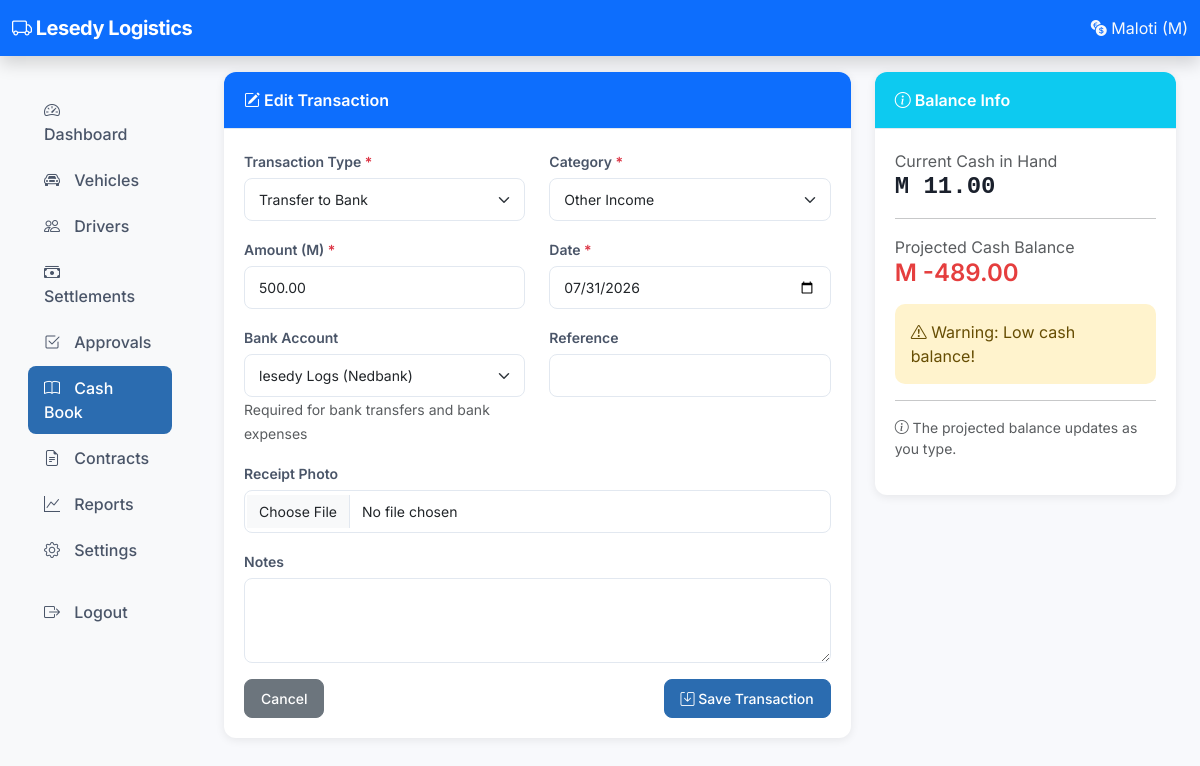
/owner/cashbook/3/edit/ (signed in), run on the app's committed database.
### accounts/models.py (models this page shows, shortened)
class SystemSettings(models.Model):
    debt_cap = models.DecimalField(max_digits=10, decimal_places=2, default=500.00)
    repayment_percentage = models.IntegerField(default=100)
    minimum_driver_take = models.DecimalField(max_digits=10, decimal_places=2, default=0)
    company_name = models.CharField(max_length=200, default='My Transport Fleet')
    company_phone = models.CharField(max_length=20, blank=True)
    company_email = models.EmailField(blank=True)
    company_address = models.TextField(blank=True)
    company_logo = models.ImageField(upload_to='company/', null=True, blank=True)
    days_in_month_for_salary = models.IntegerField(default=30)
    contract_settlement_day = models.IntegerField(default=1,
                                                   help_text="Day of month when contract is settled")
    default_bank_account = models.ForeignKey(
        'cashbook.BankAccount', on_delete=models.SET_NULL, null=True, blank=True
    )
    cash_alert_threshold = models.DecimalField(max_digits=10, decimal_places=2, default=1000.00)
    bank_alert_threshold = models.DecimalField(max_digits=10, decimal_places=2, default=2000.00)
    updated_at = models.DateTimeField(auto_now=True)
    class Meta:
        verbose_name_plural = "System Settings"
    @classmethod
    def get_settings(cls):
        obj, created = cls.objects.get_or_create(id=1)
        return obj

### cashbook/models.py (models this page shows, shortened)
class CashTransaction(models.Model):
    TRANSACTION_TYPES = [
        ('addition', 'Cash Addition'),
        ('withdrawal', 'Cash Withdrawal'),
        ('transfer_to_bank', 'Transfer to Bank'),
        ('transfer_from_bank', 'Transfer from Bank'),
        ('expense_cash', 'Expense (Cash)'),
        ('expense_bank', 'Expense (Bank)'),
        ('petty_cash', 'Petty Cash'),
        ('salary_payment', 'Salary Payment'),
        ('commission_payment', 'Commission Payment'),
        ('bonus_payment', 'Bonus Payment'),
        ('loan_repayment', 'Loan Repayment'),
        ('settlement_collection', 'Settlement Collection'),
    ]
    CATEGORIES = [
        ('settlement_collection', 'Driver Settlement Collection'),
        ('other_income', 'Other Income'),
        ('loan_income', 'Loan Received'),
        ('fuel', 'Fuel'),
        ('maintenance', 'Maintenance/Repairs'),
        ('insurance', 'Insurance'),
        ('permit', 'Permit/License'),
        ('admin_expense', 'Admin Expense'),
        ('driver_salary', 'Driver Salary'),
        ('driver_commission', 'Driver Commission'),
        ('driver_bonus', 'Driver Bonus'),
        ('repayment', 'Loan Repayment'),
        ('other_expense', 'Other Expense'),
        ('petty_cash_expense', 'Petty Cash Expense'),
    ]
    settlement = models.ForeignKey(
        'settlements.DailySettlement',
        on_delete=models.SET_NULL,
        null=True,
        blank=True,
        related_name='cash_transactions',
    )
    bank_account = models.ForeignKey(
        BankAccount,
        on_delete=models.SET_NULL,
        null=True,
        blank=True,
        related_name='transactions',
    )
    transaction_type = models.CharField(max_length=30, choices=TRANSACTION_TYPES)
    category = models.CharField(max_length=30, choices=CATEGORIES)
    amount = models.DecimalField(max_digits=12, decimal_places=2)
    date = models.DateField(default=timezone.now)
    reference = models.CharField(max_length=100, blank=True)
    receipt_photo = models.ImageField(upload_to='receipts/', null=True, blank=True)
    cash_balance_after = models.DecimalField(
        max_digits=12, decimal_places=2, editable=False, null=True, blank=True
    )
    bank_balance_after = models.DecimalField(
        max_digits=12, decimal_places=2, editable=False, null=True, blank=True
    )
    notes = models.TextField(blank=True)
    created_by = models.ForeignKey(
        'auth.User',
        on_delete=models.SET_NULL,
        null=True,
        blank=True,
        related_name='cash_transactions',
    )
    created_at = models.DateTimeField(auto_now_add=True)
    class Meta:
        ordering = ['-date', '-created_at']

class CashInHand(models.Model):
    balance = models.DecimalField(max_digits=12, decimal_places=2, default=0)
    last_updated = models.DateTimeField(auto_now=True)
    class Meta:
        verbose_name = 'Cash in Hand'
        verbose_name_plural = 'Cash in Hand'
    @classmethod
    def get_instance(cls):
        obj, created = cls.objects.get_or_create(id=1)
        return obj
    @classmethod
    def get_balance(cls):
        return cls.get_instance().balance

### cashbook/views.py (the view)
# urls.py: path('<int:transaction_id>/edit/', views.cashbook_edit, name='owner_cashbook_edit'),
@_owner_required
def cashbook_edit(request, transaction_id):
    transaction = get_object_or_404(CashTransaction, id=transaction_id)
    if transaction.transaction_type == 'settlement_collection':
        messages.error(request, 'Settlement collection transactions cannot be edited.')
        return redirect('owner_cashbook_ledger')
    if request.method == 'POST':
        form = CashTransactionForm(request.POST, request.FILES, instance=transaction)
        if form.is_valid():
            form.save()
            messages.success(request, 'Transaction updated successfully.')
            return redirect('owner_cashbook_ledger')
    else:
        form = CashTransactionForm(instance=transaction)
    return render(request, 'owner/cashbook/form.html', {
        'form': form,
        'title': 'Edit Transaction',
        'transaction': transaction,
        'cash_balance': CashInHand.get_balance(),
    })

### templates/owner/cashbook/form.html (shortened to what this page needs)
{% extends 'base.html' %}
{% load static %}
{% block content %}
<div class="row">
    <div class="col-lg-8">
        <div class="card">
            <div class="card-header bg-primary text-white">
                <i class="bi bi-pencil-square"></i> {{ title }}
            </div>
            <div class="card-body">
                <form method="post" enctype="multipart/form-data">
                    <div class="row mb-3">
                        <div class="col-md-6">
                            <label class="form-label">Transaction Type <span class="text-danger">*</span></label>
                            {{ form.transaction_type }}
                        </div>
                        <div class="col-md-6">
                            <label class="form-label">Category <span class="text-danger">*</span></label>
                            {{ form.category }}
                        </div>
                    </div>
                    <div class="row mb-3">
                        <div class="col-md-6">
                            <label class="form-label">Amount (M) <span class="text-danger">*</span></label>
                            {{ form.amount }}
                        </div>
                        <div class="col-md-6">
                            <label class="form-label">Date <span class="text-danger">*</span></label>
                            {{ form.date }}
                        </div>
                    </div>
                    <div class="row mb-3">
                        <div class="col-md-6 field-bank_account">
                            <label class="form-label">Bank Account</label>
                            {{ form.bank_account }}
                            <small class="text-muted">Required for bank transfers and bank expenses</small>
                        </div>
                        <div class="col-md-6">
                            <label class="form-label">Reference</label>
                            {{ form.reference }}
                        </div>
                    </div>
                    <div class="mb-3">
                        <label class="form-label">Receipt Photo</label>
                        {{ form.receipt_photo }}
                    </div>
                    <div class="mb-3">
                        <label class="form-label">Notes</label>
                        {{ form.notes }}
                    </div>
                    <div class="d-flex justify-content-between">
                        <a href="{% url 'owner_cashbook_ledger' %}" class="btn btn-secondary">Cancel</a>
                        <button type="submit" class="btn btn-primary"><i class="bi bi-save"></i> Save Transaction</button>
                    </div>
                </form>
            </div>
        </div>
    </div>
    <div class="col-lg-4">
        <div class="card">
            <div class="card-header bg-info text-white">
                <i class="bi bi-info-circle"></i> Balance Info
            </div>
            <div class="card-body">
                <div class="mb-3">
                    <label class="text-muted">Current Cash in Hand</label>
                    <h4 class="amount cash-balance" data-balance="{{ cash_balance|floatformat:2 }}">M {{ cash_balance|floatformat:2 }}</h4>
                </div>
                <hr>
                <div class="mb-3">
                    <label class="text-muted">Projected Cash Balance</label>
                    <h4 class="amount projected-balance">M {{ cash_balance|floatformat:2 }}</h4>
                </div>
                <div class="alert alert-warning cash-warning" style="display: none;" data-threshold="1000">
                    <i class="bi bi-exclamation-triangle"></i> Warning: Low cash balance!
                </div>
                <hr>
                <div class="small text-muted">
                    <p><i class="bi bi-info-circle"></i> The projected balance updates as you type.</p>
                </div>
            </div>
        </div>
    </div>
</div>
{% endblock %}

### templates/base.html (shortened to what this page needs)
{% load static %}
<!DOCTYPE html>
<html lang="en">
<head>
    <link href="https://cdn.jsdelivr.net/npm/bootstrap@5.3.0/dist/css/bootstrap.min.css" rel="stylesheet">
    <link rel="stylesheet" href="https://cdn.jsdelivr.net/npm/bootstrap-icons@1.11.0/font/bootstrap-icons.css">
    <link rel="stylesheet" href="{% static 'css/style.css' %}">
</head>
<body>
    <nav class="navbar navbar-dark bg-primary shadow">
        <div class="container-fluid">
            <a class="navbar-brand" href="{% url 'owner_dashboard' %}">
                <i class="bi bi-truck"></i> {{ company_name|default:"Taxi Accounting" }}
            </a>
            <span class="navbar-text text-light">
                <i class="bi bi-currency-exchange"></i> Maloti (M)
            </span>
        </div>
    </nav>
    <div class="container-fluid">
        <div class="row">
            <nav class="col-md-3 col-lg-2 d-none d-md-block bg-light sidebar">
                <div class="position-sticky">
                    <ul class="nav flex-column p-3">
                        <li class="nav-item">
                            <a class="nav-link {% if request.resolver_match.url_name == 'owner_dashboard' %}active{% endif %}"
                               href="{% url 'owner_dashboard' %}">
                                <i class="bi bi-speedometer2"></i> Dashboard
                            </a>
                        </li>
                        <li class="nav-item">
                            <a class="nav-link {% if 'vehicle' in request.resolver_match.url_name %}active{% endif %}"
                               href="{% url 'owner_vehicle_list' %}">
                                <i class="bi bi-car-front"></i> Vehicles
                            </a>
                        </li>
                        <li class="nav-item">
                            <a class="nav-link {% if 'driver' in request.resolver_match.url_name %}active{% endif %}"
                               href="{% url 'owner_driver_list' %}">
                                <i class="bi bi-people"></i> Drivers
                            </a>
                        </li>
                        <li class="nav-item">
                            <a class="nav-link {% if 'settlement' in request.resolver_match.url_name %}active{% endif %}"
                               href="{% url 'owner_settlement_list' %}">
                                <i class="bi bi-cash-stack"></i> Settlements
                            </a>
                        </li>
                        <li class="nav-item">
                            <a class="nav-link {% if 'approval' in request.resolver_match.url_name %}active{% endif %}"
                               href="{% url 'owner_pending_approvals' %}">
                                <i class="bi bi-check2-square"></i> Approvals
                            </a>
                        </li>
                        <li class="nav-item">
                            <a class="nav-link {% if 'cashbook' in request.resolver_match.url_name or 'bank' in request.resolver_match.url_name %}active{% endif %}"
                               href="{% url 'owner_cashbook_dashboard' %}">
                                <i class="bi bi-book"></i> Cash Book
                            </a>
                        </li>
                        <li class="nav-item">
                            <a class="nav-link {% if 'contract' in request.resolver_match.url_name %}active{% endif %}"
                               href="{% url 'owner_contract_dashboard' %}">
                                <i class="bi bi-file-earmark-text"></i> Contracts
                            </a>
                        </li>
                        <li class="nav-item">
                            <a class="nav-link {% if 'report' in request.resolver_match.url_name %}active{% endif %}"
                               href="{% url 'report_index' %}">
                                <i class="bi bi-graph-up"></i> Reports
                            </a>
                        </li>
                        <li class="nav-item">
                            <a class="nav-link {% if 'setting' in request.resolver_match.url_name %}active{% endif %}"
                               href="{% url 'owner_settings' %}">
                                <i class="bi bi-gear"></i> Settings
                            </a>
                        </li>
                        <li class="nav-item mt-3">
                            <a class="nav-link" href="{% url 'logout' %}">
                                <i class="bi bi-box-arrow-right"></i> Logout
                            </a>
                        </li>
                    </ul>
                </div>
            </nav>
            <main class="col-md-9 col-lg-10 px-4 py-3">
                {% block content %}{% endblock %}
            </main>
        </div>
    </div>
</body>
</html>

### data on the page
SystemSettings: company_name "Lesedy Logistics"
CashTransaction: transaction_type "Transfer to Bank", category "Other Income", amount "500.00", date "07/31/2026", bank_account "lesedy Logs (Nedbank)"
CashInHand: balance "11.00"

### other printed values
{{ title }} "Edit Transaction"
